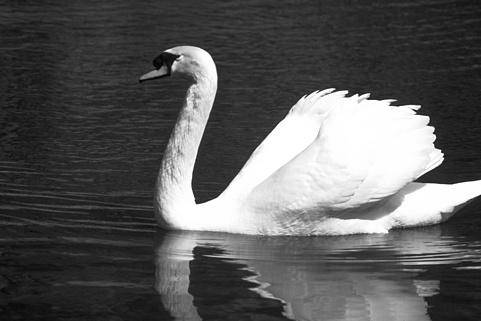
#> input picture Esercitazione_1104/cigno.jpg, 481 x 321 px
$ python Es2_vittoria.py
#> lines starting #> are read from the running program, lines starting #| are printed output that depends on the picture; after the words box and inside, x2 and y2 are one past the last pixel; in counts of white or black regions, pixels touching at a corner belong together
# -*- coding: utf-8 -*-
"""
Created on Fri Apr 11 19:09:31 2025

@author: david
"""


import numpy as np # importa Numpy
import matplotlib.pyplot as plt # importa Matplotlib
import scipy.ndimage as ndi # importa Scipy per le immagini
import skimage.io as io # importa il modulo Input/Output di SK-Image
from skimage.util import random_noise
import skimage.exposure as ex # importa il modulo Input/Output di SK-Image
plt.close('all')

'Ex.2'


def adapt_filter(x, k):

    local_var = ndi.generic_filter(x, np.var, (k, k))

    """
    local_var_flat = local_var.flatten()
    local_var_flat.sort()
    idx = int(0.7 * len(local_var_flat))  # 70% dei valori → soglia oltre la quale c'è il 30%
    T = local_var_flat[idx]
    """
    T = np.percentile(local_var.flatten(),70)

    mean_1 = ndi.generic_filter(x, np.mean, (k,k))
    mean_2 = ndi.generic_filter(x, np.mean, (k-2, k-2))

    mask = local_var < T
    filtered = np.zeros_like(x)
    filtered[mask] = mean_1[mask]
    filtered[~mask] = mean_2[~mask]

    return filtered


x = np.float64(io.imread('cigno.jpg'))
#> x: shape (321, 481) float64; min 0, max 255, mean 89.6
plt.figure()
plt.imshow(x, clim = [0, 255], cmap = 'gray')
plt.title('input')


M, N = x.shape
#> M = 321; N = 481
d = 25
n = d*np.random.randn(M, N)
g = x+n
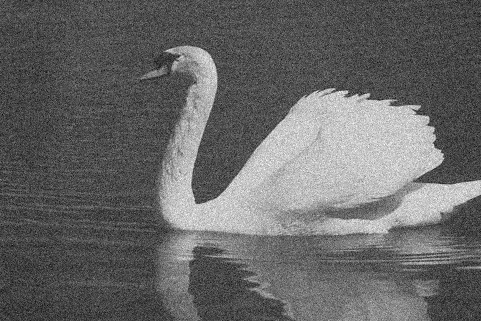
#> g: shape (321, 481) float64; min -84.3, max 345.5, mean 89.8; drawn with min black and max white
plt.figure()
plt.imshow(g, clim = None, cmap = 'gray')
plt.title('rumore gaussiano')

list_k = [3,5,7,9]

for k in list_k:

    immagine_filtrata = adapt_filter(g, k)
    mse = np.mean((x - immagine_filtrata)**2)
    psnr = 10 * np.log10((255**2) / mse)
    print("PSNR filtro adattativo per k = %d: %.2f dB" % (k, psnr))

    m = ndi.generic_filter(x, np.mean, (k, k))
    mse = np.mean((x - m)**2)
    psnr = 10 * np.log10((255**2) / mse)
    print("PSNR filtro media aritmetica per k = %d: %.2f dB" % (k, psnr))

    print('----------------------------------------------------')
#> this loop made 4 passes
#> T in adapt_filter on passes 1 to 4: 729.3, 766.9, 773.1, 777.7
#| PSNR filtro adattativo per k = 3: 22.91 dB
#| PSNR filtro media aritmetica per k = 3: 30.68 dB
#| PSNR filtro adattativo per k = 5: 27.88 dB
#| PSNR filtro media aritmetica per k = 5: 26.93 dB
#| PSNR filtro adattativo per k = 7: 26.27 dB
#| PSNR filtro media aritmetica per k = 7: 25.49 dB
#| PSNR filtro adattativo per k = 9: 25.20 dB
#| PSNR filtro media aritmetica per k = 9: 24.51 dB
#> pass 1, in adapt_filter, `local_var = ndi.generic_filter(x, np.var, (k, k))`:
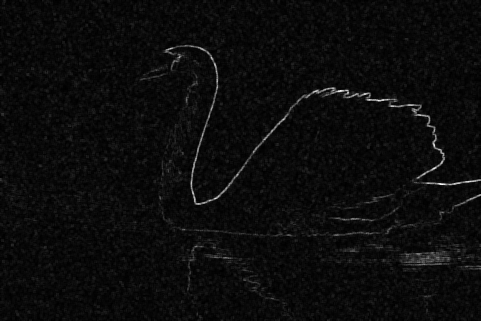
#> local_var: shape (321, 481) float64; min 15.53, max 14027.2, mean 691.9; drawn with min black and max white
#> pass 1, in adapt_filter, `mean_1 = ndi.generic_filter(x, np.mean, (k,k))`:
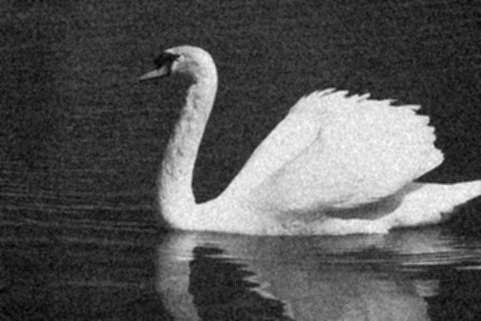
#> mean_1: shape (321, 481) float64; min -9, max 285.2, mean 89.8; drawn with min black and max white
#> pass 1, in adapt_filter, `mask = local_var < T`:
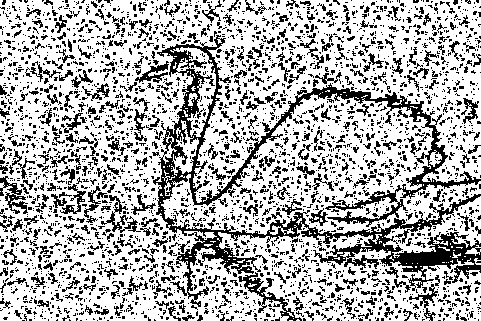
#> mask: shape (321, 481) bool; 70% white; black in thin lines or dots


'''
psnr_adattativi = []
psnr_classici = []

for k in list_k:
    # Filtro adattativo
    immagine_filtrata = adapt_filter(g, k)
    mse_adapt = np.mean((x - immagine_filtrata) ** 2)
    psnr_adapt = 10 * np.log10((255 ** 2) / mse_adapt)
    psnr_adattativi.append(psnr_adapt)

    # Filtro media classico
    m = ndi.generic_filter(g, np.mean, (k, k))
    mse_classico = np.mean((x - m) ** 2)
    psnr_classico = 10 * np.log10((255 ** 2) / mse_classico)
    psnr_classici.append(psnr_classico)

# Grafico PSNR
plt.figure()
plt.plot(list_k, psnr_adattativi, 'o-', label='Adattativo')
plt.plot(list_k, psnr_classici, 's--', label='Media classica')
plt.xlabel('k (dimensione finestra)')
plt.ylabel('PSNR [dB]')
plt.title('Confronto PSNR: Filtro adattativo vs Media')
plt.legend()
plt.grid(True)
'''


m = ndi.generic_filter(x, np.mean, (5, 5))
immagine_filtrata = adapt_filter(g, 5)
#> in adapt_filter (call 5), `local_var = ndi.generic_filter(x, np.var, (k, k))`:
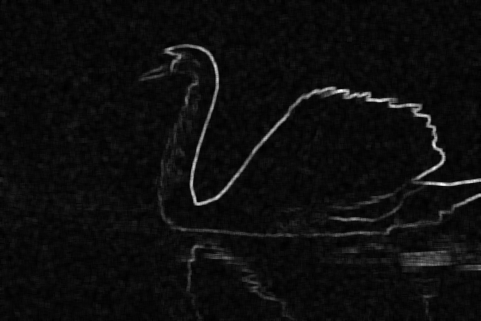
#> local_var: shape (321, 481) float64; min 92.16, max 13624.6, mean 843.2; drawn with min black and max white
#> in adapt_filter (call 5), `T = np.percentile(local_var.flatten(),70)`: T = 766.9
#> in adapt_filter (call 5), `mask = local_var < T`:
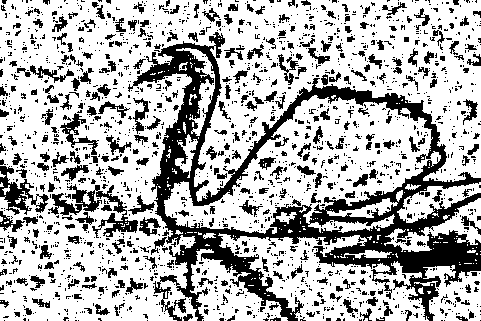
#> mask: shape (321, 481) bool; 70% white; 1910 black regions (1582 under 20 px), largest, box (x1, y1, x2, y2) and area: (128, 32, 481, 321) 22203, (48, 184, 138, 238) 1377, (0, 166, 49, 215) 868
#> in adapt_filter (call 5), `filtered[mask] = mean_1[mask]`:
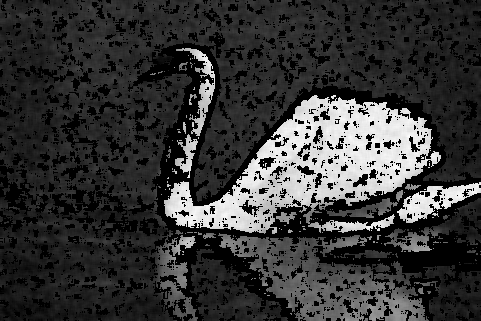
#> filtered: shape (321, 481) float64; min 0, max 275.5, mean 59.7; drawn with min black and max white

plt.figure()
plt.subplot(1, 2, 1); plt.imshow(m, clim = None, cmap = 'gray'); plt.title('filtro media aritmetica')
plt.subplot(1, 2, 2); plt.imshow(immagine_filtrata, clim = None, cmap = 'gray'); plt.title('filtro adattativo')
